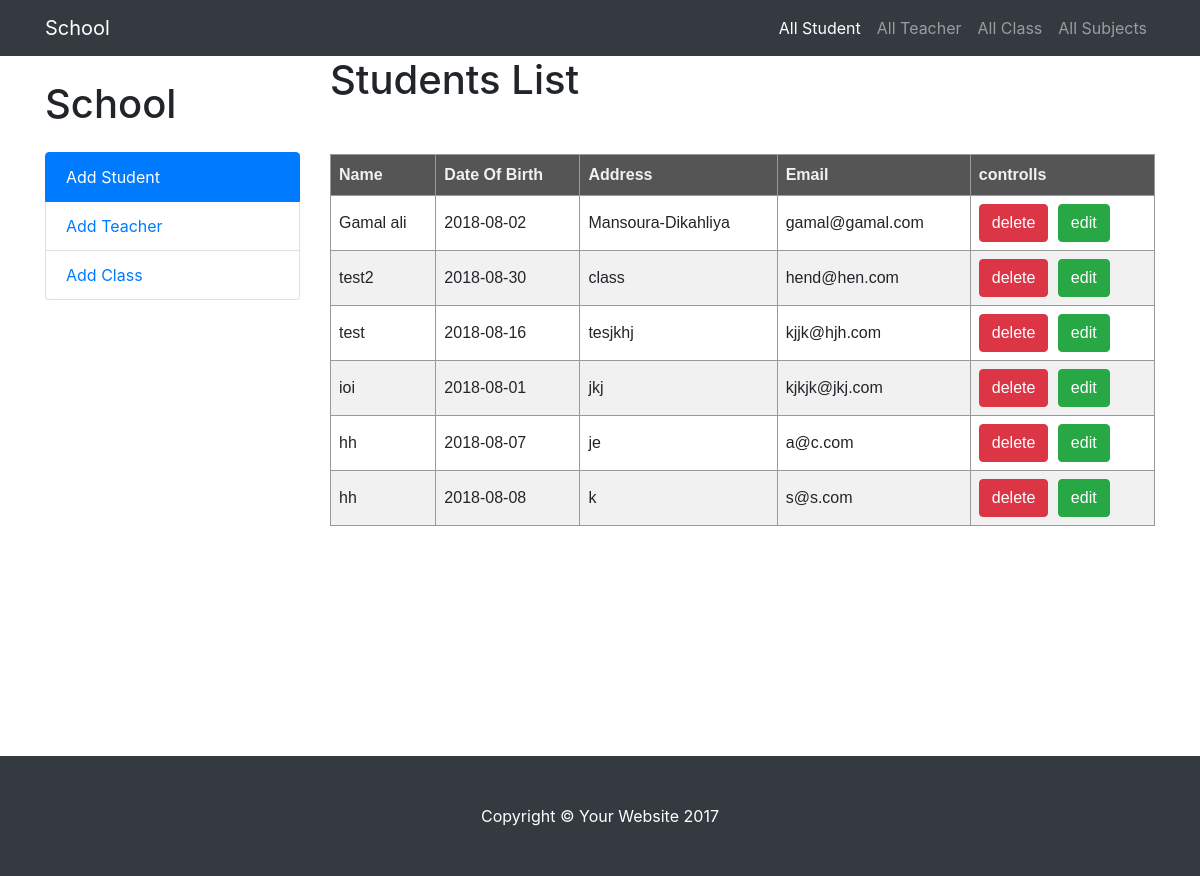
The page /liststudents.php on the database its author committed.
### tables this page shows
CREATE TABLE `students` (
  `id` int(10) UNSIGNED NOT NULL,
  `dob` date NOT NULL,
  `address` varchar(50) NOT NULL,
  `phone` int(10) UNSIGNED DEFAULT NULL,
  `email` varchar(90) NOT NULL,
  `class_id` int(10) UNSIGNED NOT NULL,
  `name` varchar(100) NOT NULL
);

### includes/student.php (called while the page is built, shortened)
<?php
class students{
    public function __get($param){
        return $this->$param;
    }
}

### liststudents.php (the view)
<?php
require_once('includes/dbconnect.php');
require_once("includes/student.php");
require_once('includes/header.php');
$stmt = $conn->query('SELECT * FROM students');
$result = $stmt->fetchAll(PDO::FETCH_CLASS, 'students');
?>
        <div class="col-lg-9">
            <h1>Students List</h1>
        <table>
                <thead>
                    <tr>
                        <th>Name</th>
                        <th>Date Of Birth</th>
                        <th>Address</th>
                        <th>Email</th>
                        <th>controlls</td>
                    </tr>
                </thead>
                <tbody>
                    <?php
                        foreach($result as $student){
                            ?>
                            <tr>
                                <td><?= $student->name ?></td>
                                <td><?=$student->dob?></td>
                                <td><?=$student->address?></td>
                                <td><?=$student->email?></td>
                                <td>
                                    <a class="btn btn-danger" onclick="if(!confirm('do you want to delete this employee')) return false;" style="text-decoration:none;color:#fff" href="deletestudent.php?id=<?= $student->id ?>&dbnae='key'">delete</a>
                                    <a class="btn btn-success" style="text-decoration:none;color:#fff;margin-left: 5px" href="editstudent.php?id=<?= $student->id ?>"> edit</a>
                                </td>
                            </tr>
                    <?php
                        }
                    ?>
                </tbody>
            </table>
        </div>
      </div>
    </div>
   <?php
   include_once('includes/footer.php')
   ?>

### css/shop-item.css (style rules this page uses)
body { padding-top: 54px; }
@media (min-width: 992px) { body { padding-top: 56px; } }

### includes/header.php (style rules this page uses)
table { font-family: arial, sans-serif; border-collapse: collapse; width: 100%; margin-top: 50px }
th { background-color: #555; color: #f1f1f1 }
td, th { border: 1px solid #999; text-align: left; padding: 8px; }
tr:nth-child(even) { background-color: #f1f1f1; }
a { text-decoration: none; }

### rows shown on the page
students: name "Gamal ali", dob "2018-08-02", address "Mansoura-Dikahliya", email "gamal@gamal.com"
students: name "test2", dob "2018-08-30", address "class", email "hend@hen.com"
students: name "test", dob "2018-08-16", address "tesjkhj", email "kjjk@hjh.com"
students: name "ioi", dob "2018-08-01", address "jkj", email "kjkjk@jkj.com"
students: name "hh", dob "2018-08-07", address "je", email "a@c.com"
students: name "hh", dob "2018-08-08", address "k", email "s@s.com"
